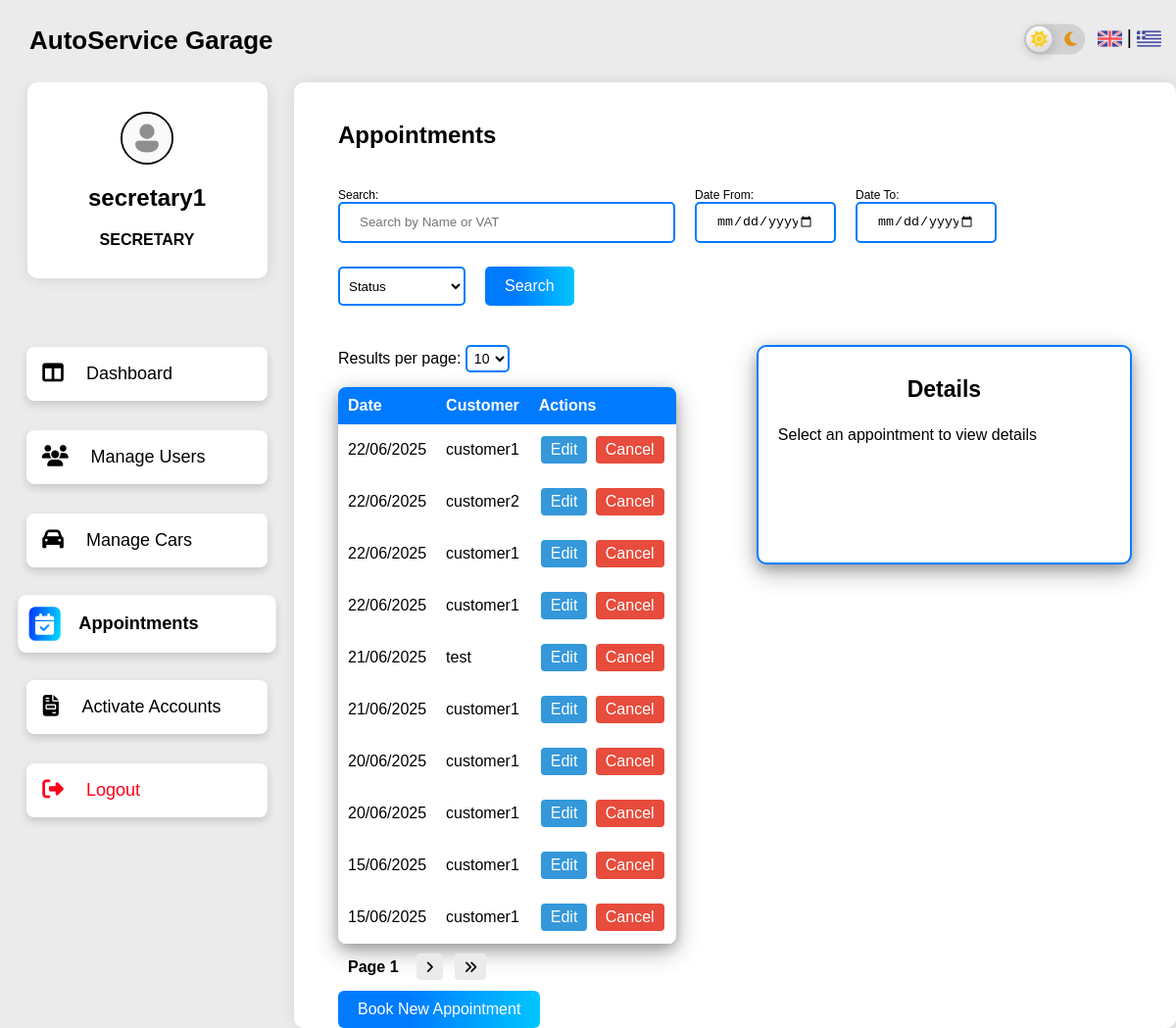
The app's page /manage_appointments.php (signed in) with its own data.
### tables this page shows
CREATE TABLE `appointments` (
  `id` int(11) NOT NULL,
  `appointment_date` date NOT NULL,
  `appointment_time` time NOT NULL,
  `reason` enum('repair','service') NOT NULL,
  `problem_description` text DEFAULT NULL,
  `created_at` datetime DEFAULT current_timestamp(),
  `status` enum('CREATED','IN_PROGRESS','COMPLETED','CANCELLED') DEFAULT 'CREATED',
  `cost` decimal(10,2) DEFAULT 0.00,
  `car_id` int(11) NOT NULL,
  `customer_id` int(11) NOT NULL,
  `mechanic_id` int(11) DEFAULT NULL
);

CREATE TABLE `users` (
  `id` int(11) NOT NULL,
  `username` varchar(50) NOT NULL,
  `email` varchar(100) NOT NULL,
  `password` varchar(255) NOT NULL,
  `role` enum('customer','mechanic','secretary') NOT NULL,
  `full_name` varchar(100) NOT NULL,
  `id_number` varchar(20) NOT NULL,
  `is_active` tinyint(1) DEFAULT 0
);

### langs.php (called while the page is built, shortened)
<?php
if (isset($_SESSION['lang']) && in_array($_SESSION['lang'], ['el', 'en'])) {
    $lang = $_SESSION['lang'];
    $lang_file = __DIR__ . "/lang/$lang.php";
    if (file_exists($lang_file)) {
        $trans = require $lang_file;
    } else {
        $trans = [];
    }
} else {
    $trans = [];
}

### manage_appointments.php (the view, shortened to what this page needs)
<?php
include 'includes/dash_header.php';
$stmt = $pdo->query("
  SELECT a.*, u.full_name AS customer_name, m.full_name AS mechanic_name, c.model, c.brand
  FROM appointments a
  JOIN users u ON a.customer_id = u.id
  LEFT JOIN users m ON a.mechanic_id = m.id
  JOIN cars c ON a.car_id = c.id
");
$appointments = $stmt->fetchAll();
$limit = isset($_GET['limit']) && is_numeric($_GET['limit']) ? (int) $_GET['limit'] : 10;
$page = isset($_GET['page']) ? (int) $_GET['page'] : 1;
$start = ($page - 1) * $limit;
$params = [];
$sql = "
  SELECT a.*, u.full_name AS customer_name, m.full_name AS mechanic_name, c.model, c.brand
  FROM appointments a
  JOIN cars c ON a.car_id = c.id
  JOIN customers cu ON a.customer_id = cu.user_id
  JOIN users u ON cu.user_id = u.id
  LEFT JOIN users m ON a.mechanic_id = m.id
";
$sql .= " ORDER BY a.appointment_date DESC, a.appointment_time DESC LIMIT $start, $limit";
$stmt = $pdo->prepare($sql);
$stmt->execute($params);
$appointments = $stmt->fetchAll();
$count_sql = "
  SELECT COUNT(*)
  FROM appointments a
  JOIN cars c ON a.car_id = c.id
  JOIN customers cu ON a.customer_id = cu.user_id
  JOIN users u ON cu.user_id = u.id
  LEFT JOIN users m ON a.mechanic_id = m.id
";
$count_stmt = $pdo->prepare($count_sql);
$count_stmt->execute($params);
$total = $count_stmt->fetchColumn();
$total_pages = ceil($total / $limit);
?>
<div class="layout-container">
  <?php include 'includes/dash_sidebar.php';
  include 'includes/mobile_bar.php';
  ?>
  <div class="content-area">
    <h2><?= $trans['appointments'] ?? 'Appointments' ?></h2>
    <form method="GET" class="search-form">
      <div style="display: flex; flex-wrap: wrap; gap: 10px;">
        <div class="search-container">
          <label><?= $trans['search'] ?? 'Search' ?>:</label>
          <input type="text" name="search_term" placeholder="<?= $trans['search_placeholder_appointments'] ?? 'Search by Name or VAT' ?>" value="<?= htmlspecialchars($_GET['search_term'] ?? '') ?>">
        </div>
        <div class="search-container">
          <label><?= $trans['date_from'] ?? 'Date From' ?>:</label>
          <input type="date" name="date_from" value="<?= htmlspecialchars($_GET['date_from'] ?? '') ?>">
        </div>
        <div class="search-container">
          <label><?= $trans['date_to'] ?? 'Date To' ?>:</label>
          <input type="date" name="date_to" value="<?= htmlspecialchars($_GET['date_to'] ?? '') ?>">
        </div>
        <div class="search-container">
          <select name="search_status">
            <option value=""><?= $trans['status'] ?? 'Status' ?></option>
          </select>
        </div>
        <button type="submit" style="margin-top: 14px;"><?= $trans['search'] ?? 'Search' ?></button>
      </div>
    </form>
    <div class="row-container">
      <div class="column-container">
        <div class="limit-select">
          <label for="limit"><?= $trans['results_per_page'] ?? 'Results per page:'?></label>
          <select id="limit-select">
            <?php foreach ([2, 5, 10, 20] as $opt): ?>
              <option value="<?= $opt ?>" <?= ($limit == $opt ? 'selected' : '') ?>><?= $opt ?></option>
            <?php endforeach; ?>
          </select>
        </div>
        <table class="table">
          <thead>
            <tr>
              <th><?= $trans['date'] ?? 'Date' ?></th>
              <th><?= $trans['customer'] ?? 'Customer' ?></th>
              <th><?= $trans['actions'] ?? 'Actions' ?></th>
            </tr>
          </thead>
          <tbody>
            <?php foreach ($appointments as $a): ?>
              <tr class="row-clickable" data-id="<?= $a['id'] ?>">
                <td><?= date("d/m/Y", strtotime($a['appointment_date'])) ?></td>
                <td><?= htmlspecialchars($a['customer_name']) ?></td>
                <td class="actions">
                  <a class="edit-button" href="edit_appointment.php?id=<?= $a['id'] ?>"><?= $trans['edit'] ?? 'Edit' ?></a>
                  <form method="POST"   onsubmit="return confirm('<?= $trans['cancel_confirmation'] ?? 'Are you sure you want to cancel this appointment?' ?>');">
                    <button type="submit" class="cancel-button"><?= $trans['cancel'] ?? 'Cancel' ?></button>
                  </form>
                </td>
              </tr>
            <?php endforeach; ?>
          </tbody>
        </table>
        <div class="pagination">
          <span style="margin: 0 10px;"><?= $trans['page'] ?? 'Page'?> <?= $page ?></span>
          <?php if ($page < $total_pages): ?>
            <a href="?<?= http_build_query(array_merge($_GET, ['page' => $page + 1])) ?>" title="Next Page"><i class="fa-solid fa-angle-right"></i></a>
            <a href="?<?= http_build_query(array_merge($_GET, ['page' => $total_pages])) ?>" title="Last Page"><i class="fa-solid fa-angles-right"></i></a>
          <?php endif; ?>
        </div>
        <a href="add_appointment.php" class="button"><?= $trans['book_new_appointment'] ?? 'Book New Appointment' ?></a>
      </div>
      <div class="details-panel" id="detailsPanel">
        <h3><?= $trans['details'] ?? 'Details' ?></h3>
        <p><?= $trans['select_appointment_details'] ?? 'Select an appointment to view details' ?></p>
      </div>
    </div>
  </div>
</body>
</html>

### includes/dash_header.php (shortened to what this page needs)
<?php
require_once 'langs.php';
$hrole = $_SESSION['role'];
$hname = $_SESSION['full_name'];
$current_page = basename($_SERVER['PHP_SELF']);
?>
<!DOCTYPE html>
<html lang="en">
<head>
  <link rel="stylesheet" href="css/dashboard.css">
  <link rel="stylesheet" href="https://cdnjs.cloudflare.com/ajax/libs/font-awesome/6.7.2/css/all.min.css">
</head>
<body>
    <div class="header-container">
        <h1>AutoService Garage</h1>
        <div style="display: flex; flex-direction: row; gap: 18px; ">
          <div class="toggle-container">
            <label for="dark-mode-toggle" class="toggle-label">
              <i class="fas fa-sun"></i>
              <i class="fas fa-moon"></i>
              <div class="ball"></div>
            </label>
          </div>
          <div style="display: flex; flex-direction: row; gap: 5px; font-size: 20px;">
            <a href="?lang=en" style="text-decoration: none;"><img src="images/united-kingdom.png" height="25px"></a>
             |
            <a href="?lang=el" style="text-decoration: none;"><img src="images/greece.png" height="25px"></a>
          </div>
        </div>
    </div>

### includes/dash_sidebar.php (shortened to what this page needs)
<div class="sidebar-container">
  <div class="sidebar-profile-container">
    <img src="images/user.png" height="50px">
    <h2><?php echo htmlspecialchars($hname); ?></h2>
    <h4><?php echo strtoupper($hrole); ?></h4>
  </div>
  <div class="sidebar-button-container">
    <?php if ($hrole === 'customer'): ?>
      <a href="dashboard.php" class="sidebar-button <?= $current_page == 'dashboard.php' ? 'active' : '' ?>">
        <i class="fa-solid fa-table-columns"></i> <?= $trans['dashboard'] ?? 'Dashboard' ?>
      </a>
      <a href="my_appointments.php" class="sidebar-button <?= $current_page == 'my_appointments.php' ? 'active' : '' ?>">
        <i class="fas fa-calendar-check"></i> <?= $trans['my_appointments'] ?? 'My Appointments' ?>
      </a>
      <a href="my_cars.php" class="sidebar-button <?= $current_page == 'my_cars.php' ? 'active' : '' ?>">
        <i class="fas fa-car"></i> <?= $trans['my_cars'] ?? 'My Cars' ?>
      </a>
      <a href="my_profile.php" class="sidebar-button <?= $current_page == 'my_profile.php' ? 'active' : '' ?>">
        <i class="fa-solid fa-user"></i> <?= $trans['my_profile'] ?? 'My Profile' ?>
      </a>
    <?php elseif ($hrole === 'secretary'): ?>
      <a href="dashboard.php" class="sidebar-button <?= $current_page == 'dashboard.php' ? 'active' : '' ?>">
        <i class="fa-solid fa-table-columns"></i> <?= $trans['dashboard'] ?? 'Dashboard' ?>
      </a>
      <a href="manage_users.php" class="sidebar-button <?= $current_page == 'manage_users.php' ? 'active' : '' ?>">
        <i class="fa-solid fa-users"></i> <?= $trans['manage_users'] ?? 'Manage Users' ?>
      </a>
      <a href="manage_cars.php" class="sidebar-button <?= $current_page == 'manage_cars.php' ? 'active' : '' ?>">
        <i class="fas fa-car"></i> <?= $trans['manage_cars'] ?? 'Manage Cars' ?>
      </a>
      <a href="manage_appointments.php" class="sidebar-button <?= $current_page == 'manage_appointments.php' ? 'active' : '' ?>">
        <i class="fas fa-calendar-check"></i> <?= $trans['appointments'] ?? 'Appointments' ?>
      </a>
      <a href="activate_accounts.php" class="sidebar-button <?= $current_page == 'activate_accounts.php' ? 'active' : '' ?>">
        <i class="fa-solid fa-file-invoice"></i> <?= $trans['activate_accounts'] ?? 'Activate Accounts' ?>
      </a>
    <?php endif; ?>
    <a href="logout.php" class="sidebar-button logout-button">
      <i class="fa-solid fa-right-from-bracket"></i> <?= $trans['logout'] ?? 'Logout' ?>
    </a>
  </div>
</div>

### includes/mobile_bar.php (shortened to what this page needs)
</div>

### records on screen
appointments: appointment_date "22/06/2025", users.full_name "customer1"
appointments: appointment_date "22/06/2025", users.full_name "customer2"
appointments: appointment_date "22/06/2025", users.full_name "customer1"
appointments: appointment_date "22/06/2025", users.full_name "customer1"
appointments: appointment_date "21/06/2025", users.full_name "test"
appointments: appointment_date "21/06/2025", users.full_name "customer1"
appointments: appointment_date "20/06/2025", users.full_name "customer1"
appointments: appointment_date "20/06/2025", users.full_name "customer1"
appointments: appointment_date "15/06/2025", users.full_name "customer1"
appointments: appointment_date "15/06/2025", users.full_name "customer1"

### other values on screen
$hname "secretary1"
$hrole "SECRETARY"
$trans['dashboard'] "Dashboard"
$trans['manage_users'] "Manage Users"
$trans['manage_cars'] "Manage Cars"
$trans['appointments'] "Appointments"
$trans['activate_accounts'] "Activate Accounts"
$trans['logout'] "Logout"
$trans['search'] "Search"
$trans['date_from'] "Date From"
$trans['date_to'] "Date To"
$trans['results_per_page'] "Results per page:"
$trans['date'] "Date"
$trans['customer'] "Customer"
$trans['actions'] "Actions"
